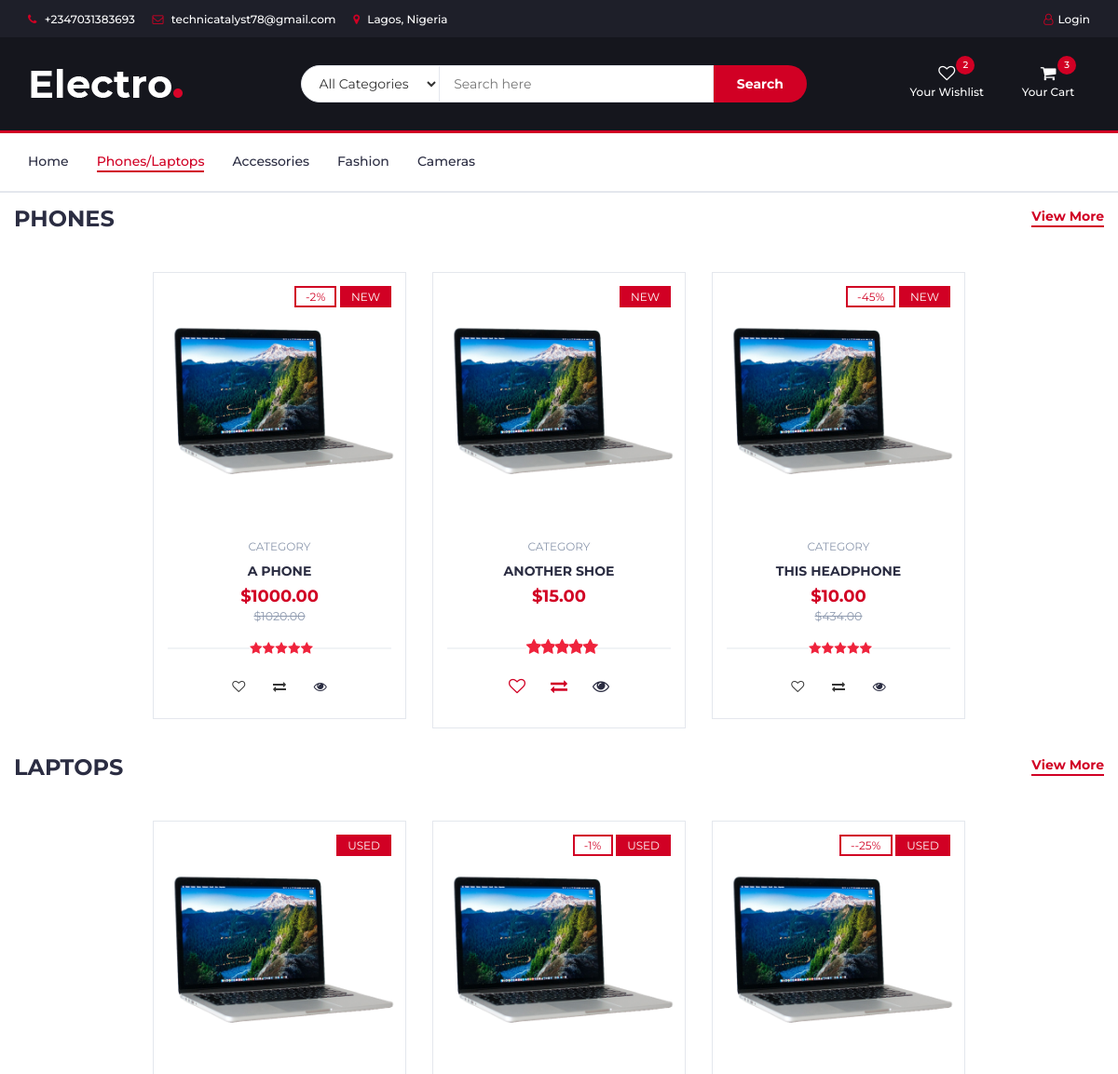
The page /phones/ (upper part) on the database as committed earlier.
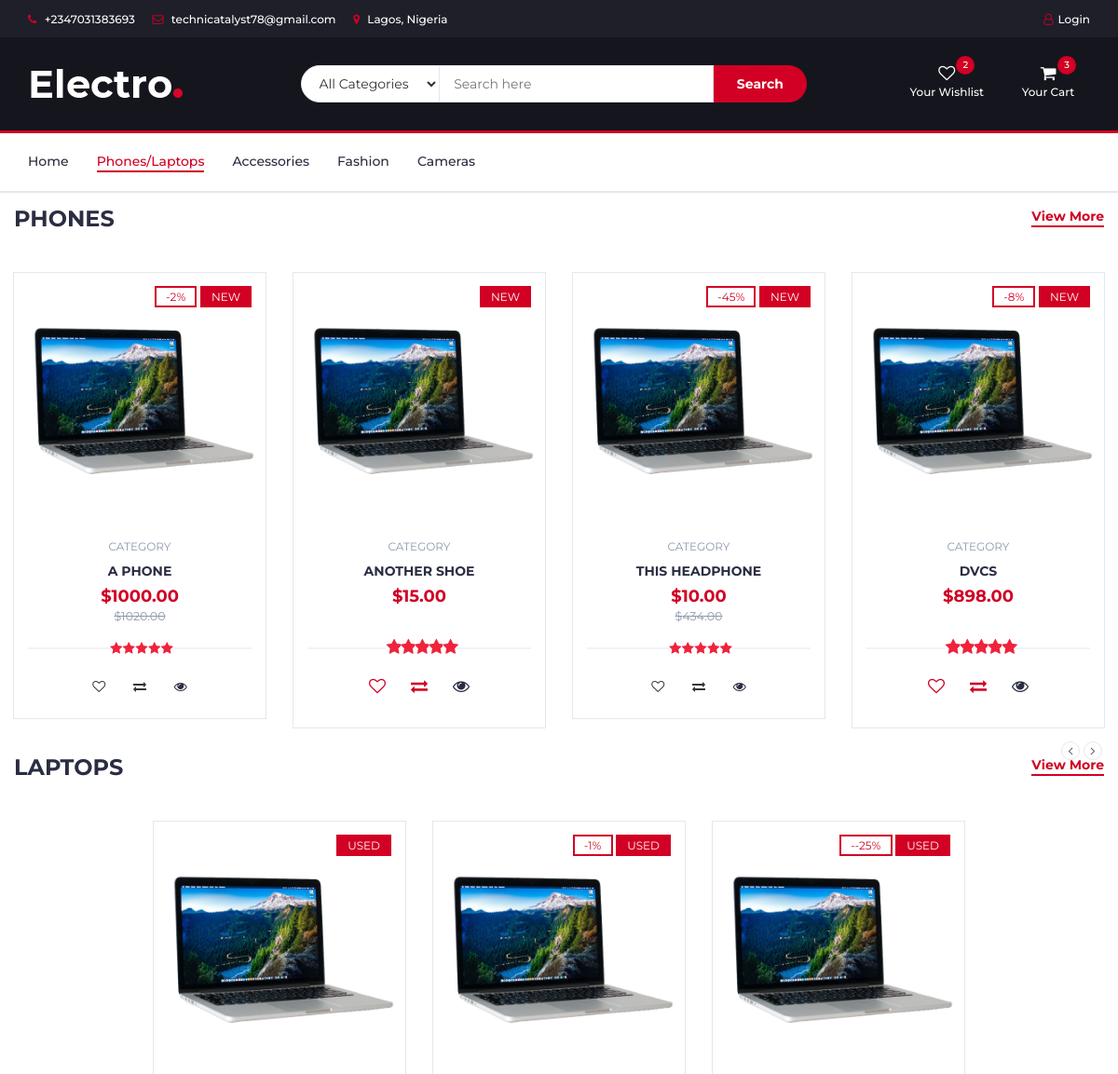
The same page on the database as committed later.
### app/models.py (models this page shows, shortened)
class Items(models.Model):
    class types(models.IntegerChoices):
        phones = 1
        laptops = 2
        batteries = 3
        chargers = 4
        headphones = 5
    name = models.CharField(max_length=50)
    category = models.IntegerField(choices=types.choices,default=1)
    price = models.PositiveIntegerField()
    discount = models.IntegerField(blank=True,null=True)
    original_price = models.FloatField(null=True,blank=True)
    new_device = models.BooleanField(default=False)
    class Meta:
        verbose_name_plural = 'Items'

### app/views.py (the view)
# urls.py: path('phones/',phones,name='phones'),
def phones(request):
    phones = Items.objects.filter(category__in = '1')
    laptops = Items.objects.filter(category__in = '2')
    context = {'phones':phones,'laptops':laptops}
    return render(request,'phones.html',context)

### templates/phones.html (shortened to what the changed rows need)
{% extends 'main.html' %}
{% block content %}
{% load static %}
					<div class="col-md-12">
						<div class="row">
							<div class="products-tabs">
								<div id="tab1" class="tab-pane active">
									<div class="products-slick" data-nav="#slick-nav-1">
										{% for item in phones %}
										<div class="product">
											<div class="product-img">
												<img src="{% static './img/product01.png' %}" alt="">
												<div class="product-label">
                                                    {% if item.discount == None %}
                                                    {% else %}
                                                    <span class="sale">-{{item.discount}}%</span>
                                                    {% endif %}
													{% if item.new_device == True %}
                                                    <span class="new">NEW</span>
                                                    {% elif item.new_device == False%}
                                                    <span class="new">USED</span>
                                                    {% endif %}
												</div>
											</div>
											<div class="product-body">
												<p class="product-category">Category</p>
												<h3 class="product-name"><a href="#">{{item.name}}</a></h3>
												<h4 class="product-price">${{item.price|floatformat:2}} <br>
												{% if item.original_price == None %}
												<br>
												{% else %}
												<del class="product-old-price">${{item.original_price|floatformat:2}}</del></h4>
												{% endif %}
												<div class="product-rating">
													<i class="fa fa-star"></i>
													<i class="fa fa-star"></i>
													<i class="fa fa-star"></i>
													<i class="fa fa-star"></i>
													<i class="fa fa-star"></i>
												</div>
												<div class="product-btns">
													<button class="add-to-wishlist"><i class="fa fa-heart-o"></i><span class="tooltipp">add to wishlist</span></button>
													<button class="add-to-compare"><i class="fa fa-exchange"></i><span class="tooltipp">add to compare</span></button>
													<button class="quick-view">
                                                        <a href="{% url 'detail' item.id %}">
                                                            <i class="fa fa-eye"></i>
                                                        </a>
                                                    </button>
												</div>
											</div>
											<div class="add-to-cart">
												<button class="add-to-cart-btn"> add to cart</button>
											</div>
										</div>
                                        {% endfor %}
									</div>
								</div>
							</div>
						</div>
					</div>
					<div class="col-md-12">
						<div class="row">
							<div class="products-tabs">
								<div id="tab1" class="tab-pane active">
									<div class="products-slick" data-nav="#slick-nav-1">
										{% for item in laptops %}
										<div class="product">
											<div class="product-img">
												<img src="{% static './img/product01.png' %}" alt="">
												<div class="product-label">
													{% if item.discount == None %}
													{% else %}
													<span class="sale">-{{item.discount}}%</span>
													{% endif %}
													{% if item.new_device == True %}
                                                    <span class="new">NEW</span>
                                                    {% elif item.new_device == False%}
                                                    <span class="new">USED</span>
                                                    {% endif %}
												</div>
											</div>
										</div>
                                        {% endfor %}
									</div>
								</div>
							</div>
						</div>
					</div>
{% endblock content %}

Rows that differ between the two databases and show on the page:
added Items: discount "8", new_device "NEW", name "DVCS", price "898.00", shown under "PHONES"
